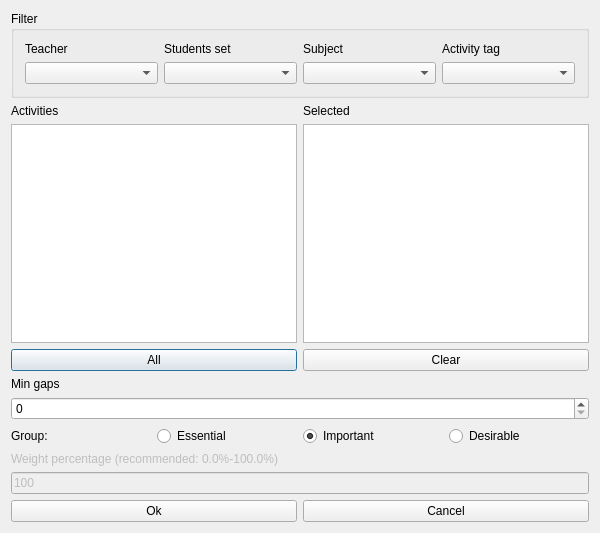
<?xml version="1.0" encoding="UTF-8"?>
<ui version="4.0">
 <class>ModifyConstraintMinGapsBetweenActivitiesForm_template</class>
 <widget class="QDialog" name="ModifyConstraintMinGapsBetweenActivitiesForm_template">
  <property name="geometry">
   <rect>
    <x>0</x>
    <y>0</y>
    <width>600</width>
    <height>533</height>
   </rect>
  </property>
  <property name="windowTitle">
   <string extracomment="This is the title of the dialog to modify a constraint of this type">Modify min gaps between activities</string>
  </property>
  <layout class="QVBoxLayout" name="verticalLayout_3">
   <item>
    <widget class="QGroupBox" name="filterGroupBox">
     <property name="title">
      <string>Filter</string>
     </property>
     <layout class="QGridLayout" name="gridLayout">
      <item row="0" column="0">
       <widget class="QLabel" name="teachersTextLabel">
        <property name="text">
         <string>Teacher</string>
        </property>
        <property name="wordWrap">
         <bool>false</bool>
        </property>
       </widget>
      </item>
      <item row="0" column="1">
       <widget class="QLabel" name="studentsTextLabel">
        <property name="text">
         <string>Students set</string>
        </property>
        <property name="wordWrap">
         <bool>false</bool>
        </property>
       </widget>
      </item>
      <item row="0" column="2">
       <widget class="QLabel" name="subjectsTextLabel">
        <property name="text">
         <string>Subject</string>
        </property>
        <property name="wordWrap">
         <bool>false</bool>
        </property>
       </widget>
      </item>
      <item row="0" column="3">
       <widget class="QLabel" name="activityTagsTextLabel">
        <property name="text">
         <string>Activity tag</string>
        </property>
        <property name="wordWrap">
         <bool>false</bool>
        </property>
       </widget>
      </item>
      <item row="1" column="0">
       <widget class="QComboBox" name="teachersComboBox"/>
      </item>
      <item row="1" column="1">
       <widget class="QComboBox" name="studentsComboBox"/>
      </item>
      <item row="1" column="2">
       <widget class="QComboBox" name="subjectsComboBox"/>
      </item>
      <item row="1" column="3">
       <widget class="QComboBox" name="activityTagsComboBox"/>
      </item>
     </layout>
    </widget>
   </item>
   <item>
    <layout class="QHBoxLayout" name="horizontalLayout">
     <item>
      <layout class="QVBoxLayout" name="verticalLayout_2">
       <item>
        <widget class="QLabel" name="activitiesTextLabel">
         <property name="frameShape">
          <enum>QFrame::NoFrame</enum>
         </property>
         <property name="frameShadow">
          <enum>QFrame::Plain</enum>
         </property>
         <property name="text">
          <string>Activities</string>
         </property>
         <property name="wordWrap">
          <bool>false</bool>
         </property>
        </widget>
       </item>
       <item>
        <widget class="QListWidget" name="activitiesListWidget"/>
       </item>
       <item>
        <widget class="QPushButton" name="addAllActivitiesPushButton">
         <property name="text">
          <string comment="Text on a button. It refers to adding all activities from the list above this button into the current constraint">All</string>
         </property>
        </widget>
       </item>
      </layout>
     </item>
     <item>
      <layout class="QVBoxLayout" name="verticalLayout">
       <item>
        <widget class="QLabel" name="selectedActivitiesTextLabel">
         <property name="frameShape">
          <enum>QFrame::NoFrame</enum>
         </property>
         <property name="frameShadow">
          <enum>QFrame::Plain</enum>
         </property>
         <property name="text">
          <string comment="It refers to a list of selected activities">Selected</string>
         </property>
         <property name="wordWrap">
          <bool>false</bool>
         </property>
        </widget>
       </item>
       <item>
        <widget class="QListWidget" name="selectedActivitiesListWidget"/>
       </item>
       <item>
        <widget class="QPushButton" name="clearPushButton">
         <property name="text">
          <string>Clear</string>
         </property>
        </widget>
       </item>
      </layout>
     </item>
    </layout>
   </item>
   <item>
    <layout class="QGridLayout">
     <item row="1" column="0">
      <widget class="QSpinBox" name="minGapsSpinBox"/>
     </item>
     <item row="0" column="0">
      <widget class="QLabel" name="minGapsTextLabel">
       <property name="frameShape">
        <enum>QFrame::NoFrame</enum>
       </property>
       <property name="frameShadow">
        <enum>QFrame::Plain</enum>
       </property>
       <property name="text">
        <string comment="It refers to the minimum number of gaps between a set of activities">Min gaps</string>
       </property>
       <property name="wordWrap">
        <bool>false</bool>
       </property>
      </widget>
     </item>
    </layout>
   </item>
   <item>
    <layout class="QHBoxLayout" name="horizontalLayout_4">
     <item>
      <widget class="QLabel" name="groupTextLabel">
       <property name="text">
        <string>Group:</string>
       </property>
      </widget>
     </item>
     <item>
      <widget class="QRadioButton" name="essentialRadioButton">
       <property name="text">
        <string>Essential</string>
       </property>
      </widget>
     </item>
     <item>
      <widget class="QRadioButton" name="importantRadioButton">
       <property name="text">
        <string>Important</string>
       </property>
       <property name="checked">
        <bool>true</bool>
       </property>
      </widget>
     </item>
     <item>
      <widget class="QRadioButton" name="desirableRadioButton">
       <property name="text">
        <string>Desirable</string>
       </property>
      </widget>
     </item>
    </layout>
   </item>
   <item>
    <layout class="QVBoxLayout">
     <item>
      <widget class="QLabel" name="weightTextLabel">
       <property name="enabled">
        <bool>false</bool>
       </property>
       <property name="frameShape">
        <enum>QFrame::NoFrame</enum>
       </property>
       <property name="frameShadow">
        <enum>QFrame::Plain</enum>
       </property>
       <property name="text">
        <string>Weight percentage (recommended: 0.0%-100.0%)</string>
       </property>
       <property name="wordWrap">
        <bool>false</bool>
       </property>
      </widget>
     </item>
     <item>
      <widget class="QLineEdit" name="weightLineEdit">
       <property name="enabled">
        <bool>false</bool>
       </property>
       <property name="text">
        <string notr="true">100</string>
       </property>
      </widget>
     </item>
    </layout>
   </item>
   <item>
    <layout class="QHBoxLayout">
     <item>
      <widget class="QPushButton" name="okPushButton">
       <property name="text">
        <string>Ok</string>
       </property>
      </widget>
     </item>
     <item>
      <widget class="QPushButton" name="cancelPushButton">
       <property name="text">
        <string>Cancel</string>
       </property>
      </widget>
     </item>
    </layout>
   </item>
  </layout>
 </widget>
 <layoutdefault spacing="6" margin="11"/>
 <resources/>
 <connections/>
</ui>
